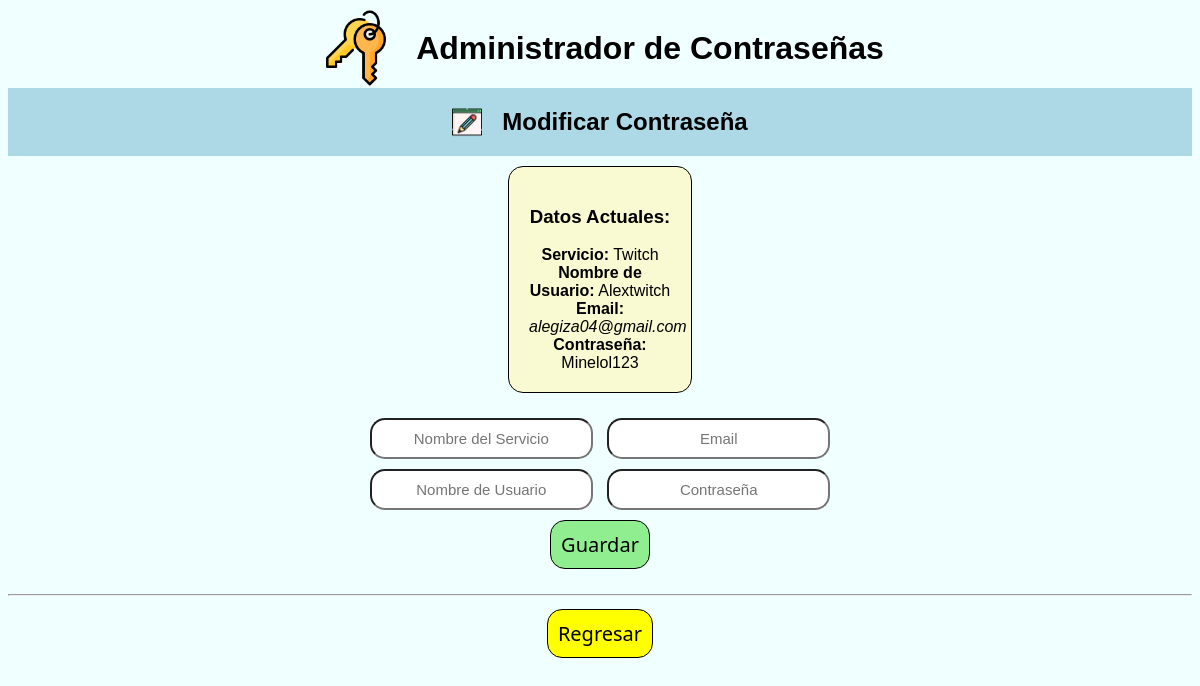
/editar_contrasenia/1/ (signed in), run on the app's committed database.
### administrador/models.py (models this page shows, shortened)
class Contrasenia(models.Model):
    servicio = models.CharField(max_length=100)
    email = models.EmailField(max_length=100)
    usuario_servicio = models.CharField(max_length=100)
    contrasenia = models.CharField(max_length=100)
    usuario = models.ForeignKey(User, on_delete=models.CASCADE)

### administrador/views.py (the view)
# urls.py: path('editar_contrasenia/<int:pk>/', views.editar, name='editar_contrasenia'),
@login_required
def editar(request, pk):
    contrasenia = get_object_or_404(Contrasenia, pk=pk)
    if request.method == 'POST':
        form = ContraseniaForm(request.POST, instance=contrasenia)
        if form.is_valid():
            form.save()
            return redirect('administracion')
    else:
        form = ContraseniaForm()
    return render(request, 'administrador/editar_contrasenia.html', {
        'form':form,
        'contrasenia':contrasenia
    })

### administrador/forms.py
class ContraseniaForm(forms.ModelForm):
    class Meta:
        model = Contrasenia
        fields = ['servicio', 'email', 'usuario_servicio', 'contrasenia']
        widgets = {
            'servicio': forms.TextInput(attrs={'class': 'form_contrasenia', 'placeholder':'Nombre del Servicio'}),
            'email': forms.EmailInput(attrs={'class': 'form_contrasenia', 'placeholder':'Email'}),
            'usuario_servicio': forms.TextInput(attrs={'class': 'form_contrasenia', 'placeholder':'Nombre de Usuario'}),
            'contrasenia': forms.TextInput(attrs={'class': 'form_contrasenia', 'placeholder':'Contraseña'}),
        }

### administrador/templates/administrador/editar_contrasenia.html (shortened to what this page needs)
{% load static %}
<!DOCTYPE html>
<html lang="en">
<head>
</head>
<body>
    <div class="header">
        <img src="{% static 'administrador/logo.png' %}" style="width: 80px;">
        <h1>Administrador de Contraseñas</h1>
    </div>
    <div class="subtitulo">
        <img src="{% static 'administrador/modificar.png' %}" style="width: 30px;">
        <h2>Modificar Contraseña</h2>
    </div>
    <div class="item">
            <h3>Datos Actuales:</h3>
            <strong>Servicio:</strong> {{ contrasenia.servicio }}
            <span><strong>Nombre de Usuario:</strong> {{ contrasenia.usuario_servicio }}</span><br>
            <span><Strong>Email:</Strong> <em>{{ contrasenia.email }}</em></span>
            <span><Strong>Contraseña:</Strong> {{ contrasenia.contrasenia }}</span>
    </div>
    <div class="formulario">
    <form method="POST">
        {{ form.servicio }}
        {{ form.email }}
        <br>
        {{ form.usuario_servicio }}
        {{ form.contrasenia }}
        <br>
        <button type="submit" class="boton" style="background-color:lightgreen; font-size: 20px; text-align: center;">Guardar</button>
    </form>
    </div>
    <hr>
    <form action="{% url 'administrador' %}" style="text-align: center;">
        <button class="boton" style="background-color: yellow; font-size: 20px;">Regresar</button>
    </form>
</body>
</html>

### administrador/templates/administrador/editar_contrasenia.html (style rules this page uses)
h1 { text-align: center; }
.header { display: grid; grid-template-columns: auto auto; justify-content: center; align-items: center; gap: 20px; }
.subtitulo { display: grid; grid-template-columns: auto auto; justify-content: center; align-items: center; gap: 20px; background-color: lightblue; margin-bottom: 10px; }
body { font-family: 'Lucida Sans', 'Lucida Sans Regular', 'Lucida Grande', 'Lucida Sans Unicode', Geneva, Verdana, sans-serif; background-color: azure; }
.formulario { margin: 20px; text-align: center; }
.form_contrasenia { text-align: center; font-family: 'Lucida Sans', 'Lucida Sans Regular', 'Lucida Grande', 'Lucida Sans Unicode', Geneva, Verdana, sans-serif; border-radius: 15px; padding:10px; margin:5px; font-size: 15px; }
.item { padding:10px; margin:10px 500px 10px 500px; border: solid 1px; background-color:lightgoldenrodyellow; padding: 20px; text-align: center; border-radius: 15px; }
.boton { font-family: 'Segoe UI', Tahoma, Geneva, Verdana, sans-serif; font-weight: 500; border: black solid 1px; border-radius: 15px; padding:10px; margin:5px; }

### data on the page
Contrasenia: servicio "Twitch", usuario_servicio "Alextwitch", email "alegiza04@gmail.com", contrasenia "Minelol123"
